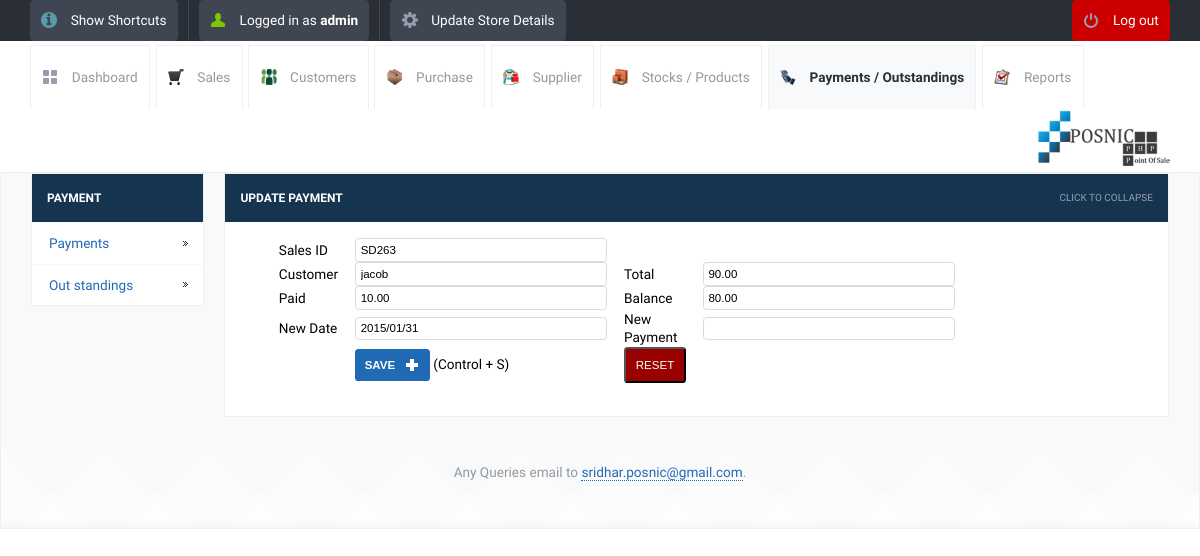
Screenshot of /update_payment.php?sid=SD263&table=stock_entries&return=view_payments.php (signed in) with the database file from the repository.
### tables this page shows
CREATE TABLE IF NOT EXISTS `stock_sales` (
  `id` int(10) unsigned NOT NULL AUTO_INCREMENT,
  `transactionid` varchar(250) NOT NULL,
  `stock_name` varchar(200) NOT NULL,
  `category` varchar(120) NOT NULL,
  `supplier_name` varchar(200) NOT NULL,
  `selling_price` decimal(10,2) NOT NULL,
  `quantity` decimal(10,2) NOT NULL,
  `amount` decimal(10,2) NOT NULL,
  `date` date NOT NULL,
  `username` varchar(120) NOT NULL,
  `customer_id` varchar(120) NOT NULL,
  `subtotal` decimal(10,2) NOT NULL,
  `payment` decimal(10,2) NOT NULL,
  `balance` decimal(10,2) NOT NULL,
  `discount` decimal(10,0) NOT NULL,
  `tax` decimal(10,0) NOT NULL,
  `tax_dis` varchar(100) NOT NULL,
  `dis_amount` decimal(10,0) NOT NULL,
  `grand_total` decimal(10,0) NOT NULL,
  `due` date NOT NULL,
  `mode` varchar(250) NOT NULL,
  `description` varchar(500) NOT NULL,
  `count1` int(11) NOT NULL,
  `billnumber` varchar(120) NOT NULL,
  PRIMARY KEY (`id`)
);

### config.php (called while the page is built)
<?php $config["database"] = "Integral"; $config["host"]= "localhost";$config["username"]= "homestead"; $config["password"]= "secret";?>

### lib/db.class.php (called while the page is built, shortened)
<?php
  class DB
  {
    var $connection;
    function DB($base, $server, $user, $pass)
    {
      $this->connection = mysqli_connect($server, $user, $pass,"Integral",33060);
    }
    function queryUniqueObject($query, $debug = -1)
    {
      $query = "$query LIMIT 1";
      $result = mysqli_query($this->connection,$query) or $this->debugAndDie($query);
      return mysqli_fetch_object($result);
    }
    function getMicroTime()
    {
      list($msec, $sec) = explode(' ', microtime());
      return floor($sec / 1000) + $msec;
    }
  }
?>

### init.php (called while the page is built, shortened)
<?php
	include("lib/db.class.php");
	$db = new DB($config['database'], $config['host'], $config['username'], $config['password']);
?>

### update_payment.php (the view, shortened to what this page needs)
<?php
include_once("init.php");
?>
<!DOCTYPE html>
<html lang="en">
<head>
	<link rel="stylesheet" href="css/style.css">
         <link rel="stylesheet" href="js/date_pic/date_input.css">
	<?php include_once("tpl/common_js.php"); ?>
</head>
<body>
	<?php include_once("tpl/top_bar.php"); ?>
	<div id="header-with-tabs">
		<div class="page-full-width cf">
			<ul id="tabs" class="fl">
                                <li><a href="dashboard.php" class="dashboard-tab">Dashboard</a></li>
				<li><a href="view_sales.php" class="sales-tab">Sales</a></li>
				<li><a href="view_customers.php" class=" customers-tab">Customers</a></li>
				<li><a href="view_purchase.php" class="purchase-tab">Purchase</a></li>
				<li><a href="view_supplier.php" class=" supplier-tab">Supplier</a></li>
				<li><a href="view_product.php" class="stock-tab">Stocks / Products</a></li>
				<li><a href="view_payments.php" class="active-tab payment-tab">Payments / Outstandings</a></li>
				<li><a href="view_report.php" class="report-tab">Reports</a></li>
			</ul>
			<a href="#" id="company-branding-small" class="fr"><img src="<?php if(isset($_SESSION['logo'])) { echo "upload/".$_SESSION['logo'];}else{ echo "upload/posnic.png"; } ?>" alt="Point of Sale" /></a>
		</div>
	</div>
	<div id="content">
		<div class="page-full-width cf">
			<div class="side-menu fl">
				<h3>Payment</h3>
				<ul>
					<li><a href="view_payments.php">Payments</a></li>
					<li><a href="view_out_standing.php">Out standings</a></li>
				</ul>
                        </div>
			<div class="side-content fr">
				<div class="content-module">
					<div class="content-module-heading cf">
						<h3 class="fl">Update Payment</h3>
						<span class="fr expand-collapse-text">Click to collapse</span>
					</div>
						<div class="content-module-main cf">
				<form name="form1" method="post" id="form1" action="">
                  <table class="form"  border="0" cellspacing="0" cellpadding="0">
				<?php
				if(isset($_GET['sid']))
				$id=$_GET['sid'];
				$line = $db->queryUniqueObject("SELECT * FROM stock_sales WHERE transactionid='$id'");
				?>
		<form name="form1" method="post" id="form1" action="">
                   <tr><td>&nbsp;</td>
                       <td>Sales ID</td>
                       <td><input name="stock_id" type="text" readonly="readonly" readonly="readonly" id="stockid" maxlength="200"  class="round default-width-input" value="<?php echo $line->transactionid ; ?> "/>
                      </td>
                   <td>&nbsp;</td></tr>
                    <tr><td>&nbsp;</td>
					<td>Customer</td>
                      <td><input name="customer" type="text" id="customer" maxlength="200" readonly="readonly" class="round default-width-input" value="<?php echo $line->customer_id  ; ?> "/></td>
                   <td>Total </td>
                      <td><input name="total"  type="text" id="tatal" maxlength="20" readonly="readonly"  class="round default-width-input"
					  value="<?php echo $line->subtotal ; ?>" /></td>
                    </tr>
                    <tr><td>&nbsp;</td>
                             <td>Paid </td>
                      <td><input name="paid"  type="text" id="paid" maxlength="20" readonly="readonly"  class="round default-width-input"
                                 value="<?php echo $line->payment ; ?>" onkeypress="return numbersonly(event)" /></td>
                    <td>Balance </td>
                    <td><input name="balance"  type="text" id="balance" readonly="readonly" maxlength="20"  class="round default-width-input"
                                 value="<?php echo $line->balance ; ?>" onkeypress="return numbersonly(event)" /></td>
                    </tr>
                    <tr>
                        <td></td>
                             <td>New Date </td>
                      <td><input name="date"  type="text" id="test1" maxlength="20"  class="round default-width-input"
                                 value="<?php echo date("Y/m/d") ?>" /></td>
                    <td>New Payment </td>
                    <td><input name="new_payment" id="new_payment" type="text"  onkeypress="return numbersonly(event)"  maxlength="20" onkeyup="change_balance()" class="round default-width-input"
					 /></td>
                    </tr>
                    <tr>
                      <td>&nbsp;</td>
                      <td>&nbsp;</td>
                      <td>
                        <input  class="button round blue image-right ic-add text-upper" type="submit" name="Submit" value="Save">
						(Control + S)</td>
                        <td align="right"><input class="button round red   text-upper"  type="reset" name="Reset" value="Reset">
                        </td>
			<td>&nbsp;</td>
                    </tr>
                  </table>
                </form>
					</div>
				</div>
		</div>
	</div>
	<div id="footer">
		<p>Any Queries email to <a href="mailto:sridhar.posnic@gmail.com?subject=Stock%20Management%20System">sridhar.posnic@gmail.com</a>.</p>
	</div>
</body>
</html>

### rows the page displays
stock_sales: stock_id "SD263", customer "jacob", total "90.00", paid "10.00", balance "80.00"

### other values shown
$POSNIC['username'] "admin"
